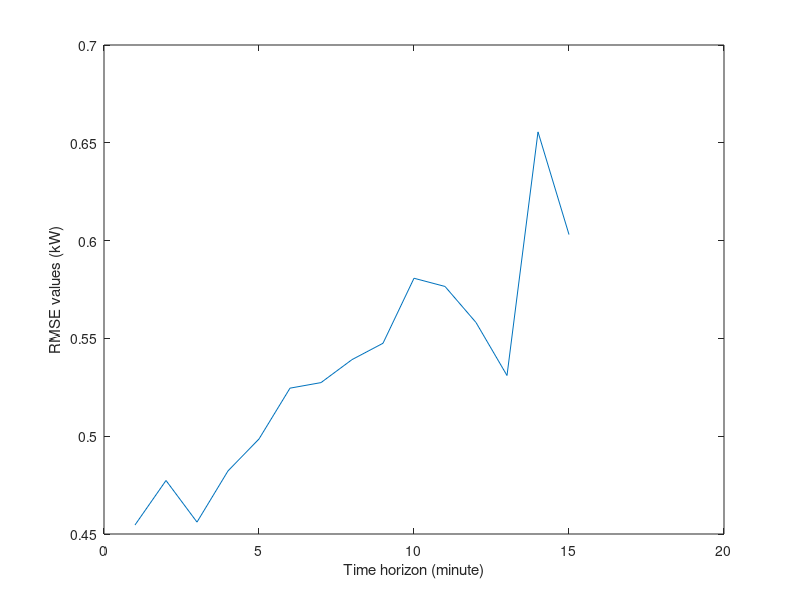

Source code (MATLAB):
clc;
clear;
close all;
rmse =[0.45461473898731314, 0.47735924640981053, 0.4560827373234954, 0.4822581550072762, 0.4985779417921634, 0.5245642136302979, 0.5274004305295666, 0.539150092706935, 0.5475158750941127, 0.5807536138569077, 0.5765590336806556, 0.5581373203963929, 0.5310359411378687, 0.6555804970095088, 0.6030889193954494];
x=1:15;
plot(x,rmse);
xlabel("Time horizon (minute)");
ylabel('RMSE values (kW)');